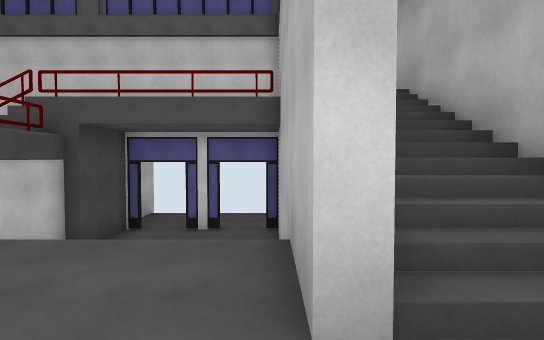
View 1 (above)

23 first-person views from a walk through a 3-D level made in the Unity game engine. The camera is 1.5 m above the floor, tilts 2° down and sees 80° across. Doors are open. The floor is counted in squares, 2 m on a side. Each view is taken from the middle of a square. On the plan, view 1 faces up. The plan holds only what a view shows up to about 11 squares ahead; the rest is blank. The place goes on beyond the plan. Some animated figures are left out.

View 2
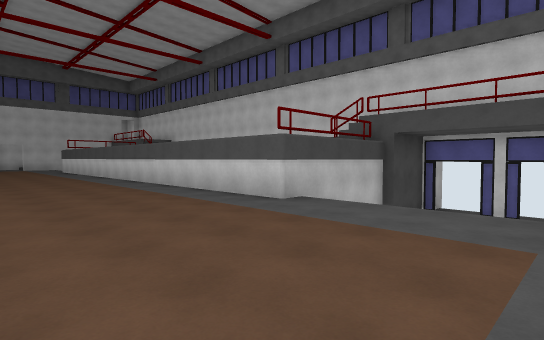

View 3
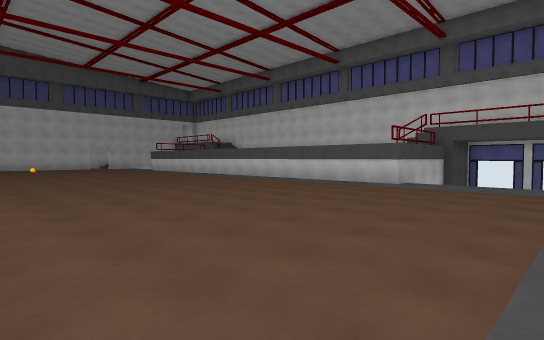

View 4
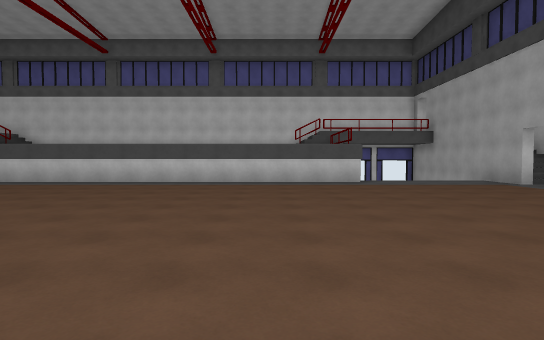

View 5
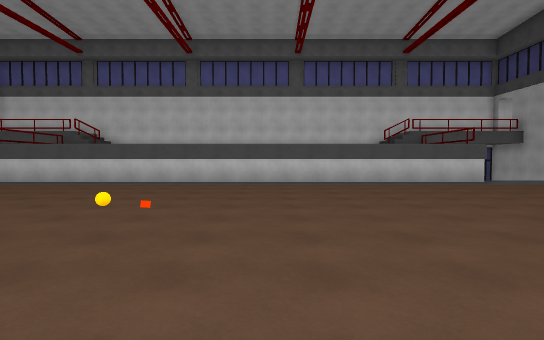

View 6
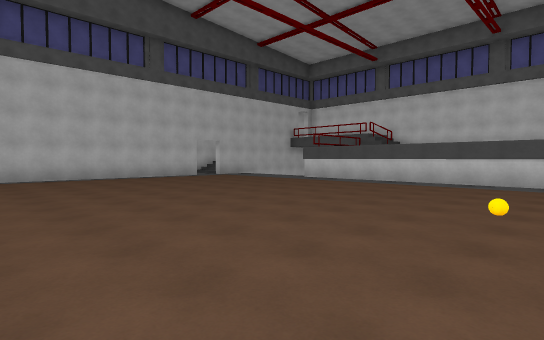

View 7
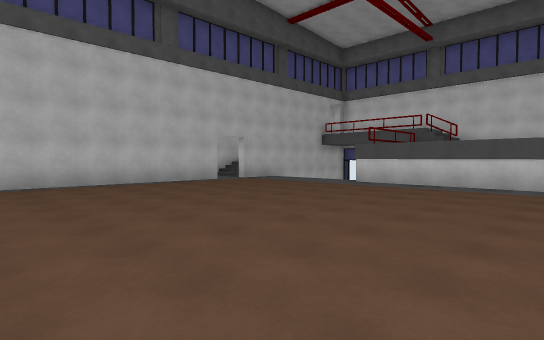

View 8
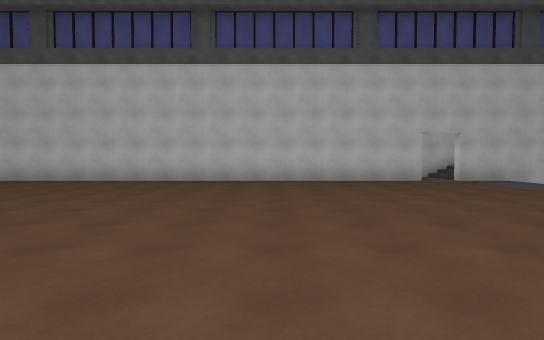

View 9
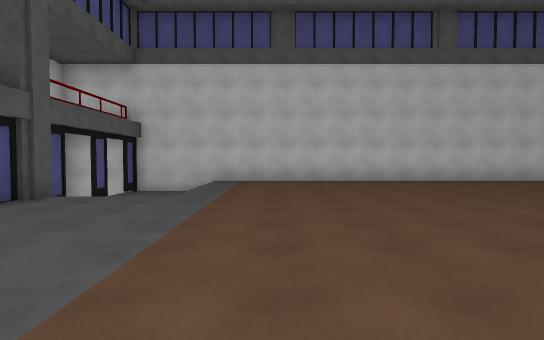

View 10
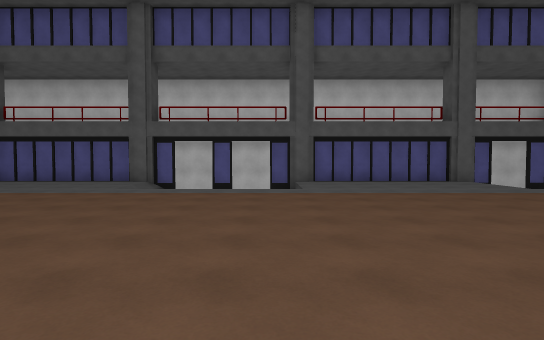

View 11
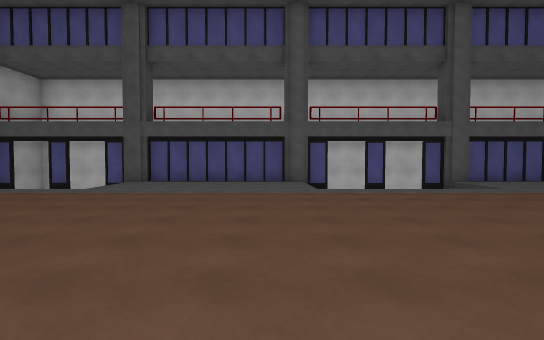

View 12
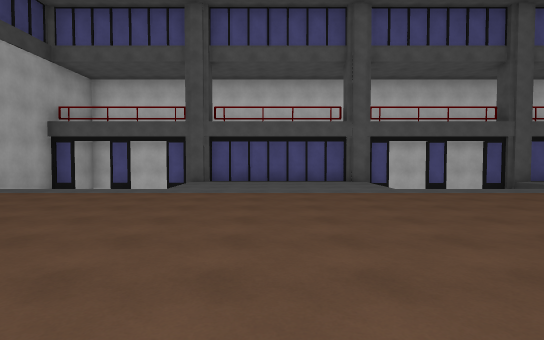

View 13
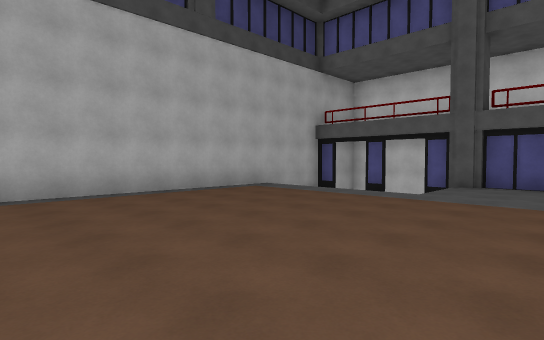

View 14
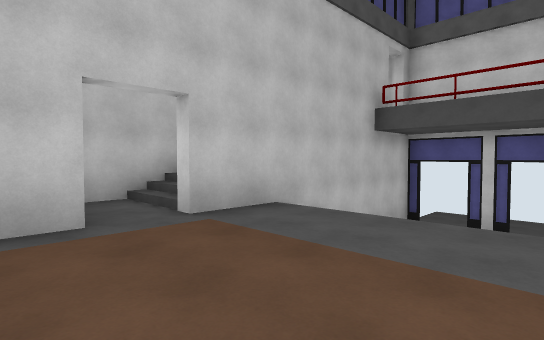

View 15
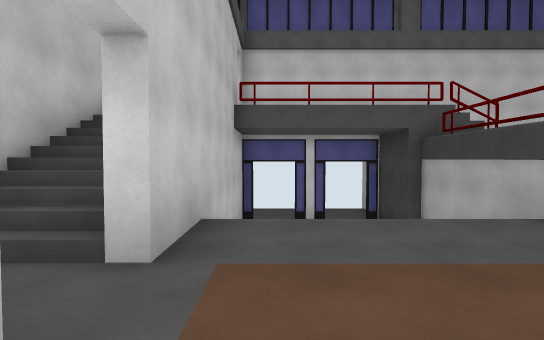

View 16
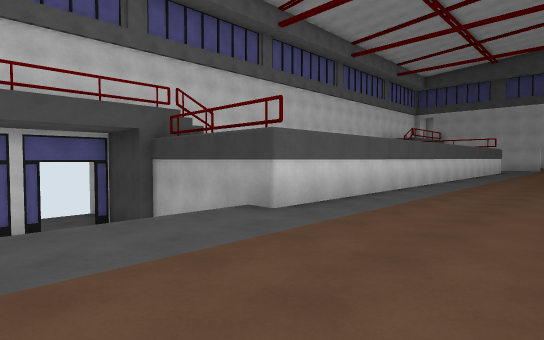

View 17
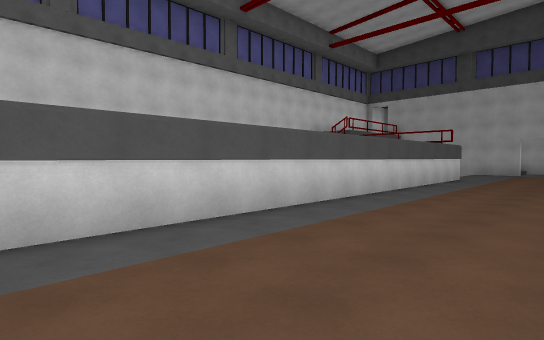

View 18
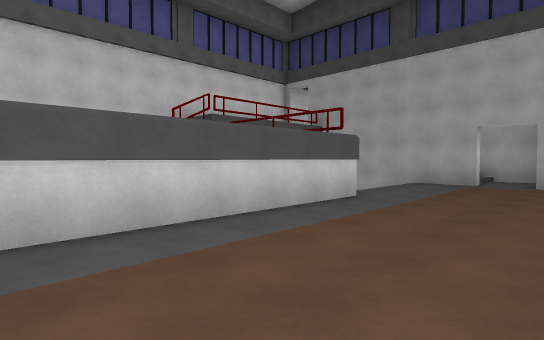

View 19
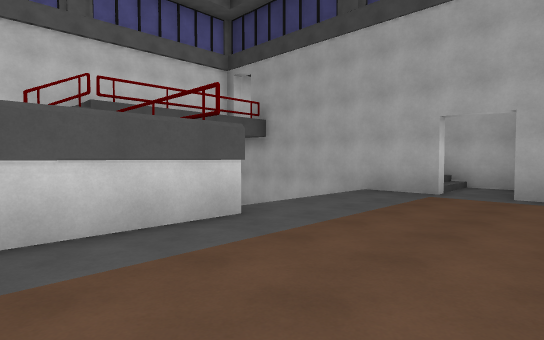

View 20
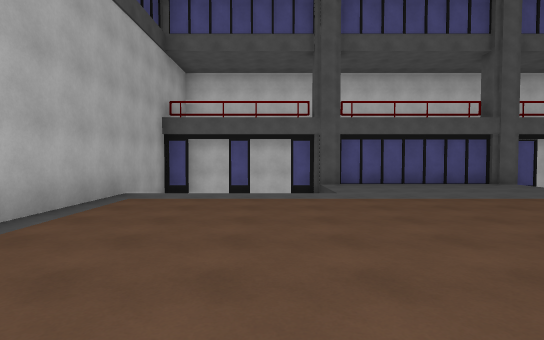

View 21
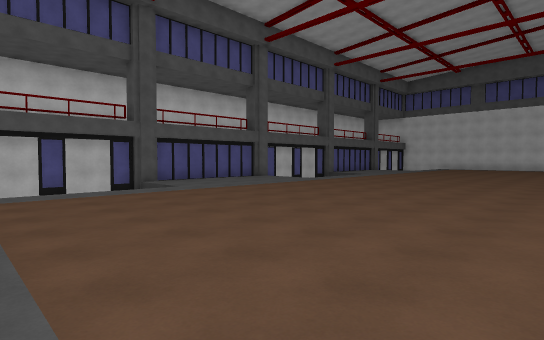

View 22
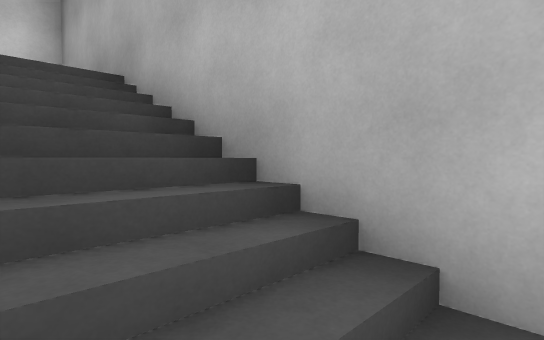

View 23
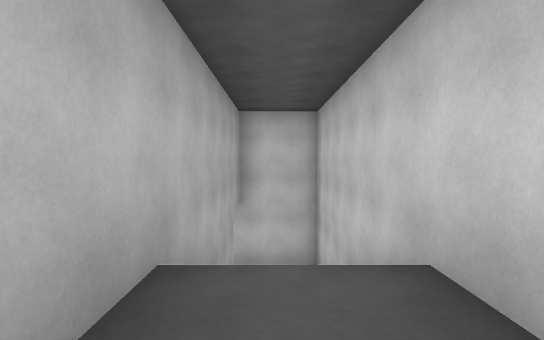

### Floor plan
Key: @ floor where view 1 was taken; # wall or solid block; x gap in a wall; . main floor; - floor 0.25 m lower than the main floor; _ floor 0.75 m lower than the main floor; < floor 2.25 m lower than the main floor; : floor 4 m higher than the main floor; / step, stairs or slope; D open door; = window, fence, low wall or low ledge; O other object.
Columns run from 27 left of view 1 to 3 right of it. Each row starts with its distance up from view 1.
 11                        x
 10    <<<<                <<<<<
  9  ##D<D#                #D#D###
  8  :#D#D#                #D<D/  #
  7 #:x   #                #<<<#  #
  6 #:#    #              #    #  #
  5 # #   /#              #/   #//#
  4 #/#   /#              #/   #//#
  3 #/#////################-///#//#
  2 #/#........................#//#
  1 #.............................#
  0 ###........................@###
 -1   #.........................
 -2   #.........................
 -3   #.........................
 -4   #.........................
 -5   #...........O=............
 -6   #.........................
 -7   #.........................
 -8   #.........................
 -9   #.........................
-10   #.........................
-11   #.........................
-12   #.........................
-13   #.........................
-14   #.........................
-15   #////....../////...../////
-16   #_   ......    /....._
-17   #_   ......    /.....
-18   #DDDD######DDDD#######DxD#

Where each view was taken, in squares from view 1:
view 1: 0 up, 0 right, facing up
view 2: 2 down, 0 right, facing up-left
view 3: 7 down, 0 right, facing up-left
view 4: 8 down, 7 left, facing up
view 5: 8 down, 11 left, facing up
view 6: 8 down, 12 left, facing up-left
view 7: 7 down, 15 left, facing up-left
view 8: 5 down, 14 left, facing left
view 9: 13 down, 14 left, facing left
view 10: 7 down, 14 left, facing down
view 11: 7 down, 9 left, facing down
view 12: 7 down, 7 left, facing down
view 13: 8 down, 7 left, facing down-right
view 14: 1 down, 21 left, facing up-left
view 15: 1 down, 24 left, facing up
view 16: 1 down, 24 left, facing up-right
view 17: 1 down, 17 left, facing up-right
view 18: 1 down, 10 left, facing up-right
view 19: 1 down, 7 left, facing up-right
view 20: 8 down, 3 left, facing down
view 21: 7 down, 0 right, facing down-left
view 22: 2 up, 1 right, facing up-right
view 23: 8 up, 26 left, facing down
